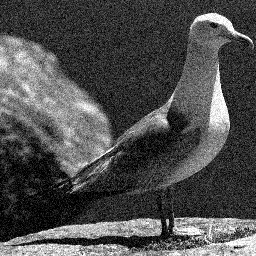
#> input picture Compression/NoisyGull.pgm, 256 x 256 px; its folder holds only this picture in this run
$ python entropyCoder.py
#> lines starting #> are read from the running program, lines starting #| are printed output that depends on the picture
#> further down, img is the input picture: PIL image 256x256 L; min 0, max 255, mean 77.9
import Image
import ImageDraw
from array import array
from numpy import *

resids = []
avgs = []
out = zeros((256,256),dtype=dtype('b'))

def genHist(img, name="default"):
#> called with name = 'preHistNoisyGull'
    histHeight = 120            # Height of the histogram
    histWidth = 256             # Width of the histogram
    multiplerValue = 1       # The multiplier value basically increases
                                # the histogram height so that love values
                                # are easier to see, this in effect chops off
                                # the top of the histogram.
    showFstopLines = True       # True/False to hide outline
    fStopLines = 5


    # Colours to be used
    backgroundColor = (51,51,51)    # Background color
    lineColor = (102,102,102)       # Line color of fStop Markers
    red = (255,60,60)               # Color for the red lines
    green = (51,204,51)             # Color for the green lines
    blue = (0,102,255)              # Color for the blue lines

    hist = img.histogram()
#> hist = 256 values, max 2486 at index 0, min 23 at index 254, mean 256
    histMax = max(hist)
#> histMax = 2486
    xScale = float(histWidth)/len(hist)                     # xScaling
#> xScale = 1
    yScale = float((histHeight)*multiplerValue)/histMax     # yScaling
#> yScale = 0.0483


    im = Image.new("RGBA", (histWidth, histHeight), backgroundColor)
    draw = ImageDraw.Draw(im)


    # Draw Outline is required
    if showFstopLines:
        xmarker = histWidth/fStopLines
        x =0
        for i in range(1,fStopLines+1):
            draw.line((x, 0, x, histHeight), fill=lineColor)
            x+=xmarker
#> after the loop, x = 256
        draw.line((histWidth-1, 0, histWidth-1, 200), fill=lineColor)
        draw.line((0, 0, 0, histHeight), fill=lineColor)


    # Draw the RGB histogram lines
    x=0; c=0;
    for i in hist:
        if int(i)==0: pass
        else:
            color = red
            if c>255: color = green
            if c>511: color = blue
            draw.line((x, histHeight, x, histHeight-(i*yScale)), fill=color)
        if x>255: x=0
        else: x+=1
        c+=1
#> this loop made 256 passes
#> i on passes 1 to 12: 2486, 194, 187, 249, 229, 204, 226, 254, 337, 340, 319, 319
#> after the loop, c = 256; x = 256

    # Now save and show the histogram
    im.save("histogram{}.png".format(name))
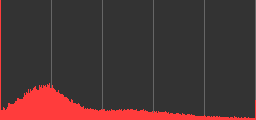
#> saved as histogrampreHistNoisyGull.png: PIL image 256x120 RGBA; mean R, G, B, A 73.7, 52.8, 52.8, 255
    im.show()
def encodeImage(img,name = "default"):
    img.show()
    genHist(img,"preHist{0}".format(name))
    data = img.load()
    size = img.size
#> size = (256, 256)
    out_imag = Image.new("L",img.size)
#> out_imag: PIL image 256x256 L; every value is 0
    pix = out_imag.load()

    for y in xrange(0,size[1]):
        for x in xrange(0,size[0]):
            #FIRST VALUE
            if x ==0 and y == 0:
                pix[x,y] = data[x,y]
            else:
                avg = computeAvg(data,x,y)
                dif = data[x,y]-avg
                if dif <0:
                    dif+=256
                pix[x,y] = dif
    genHist(out_imag,"resid{0}.png".format(name))
    #show_imag.show()
    out_imag.save("encode{0}.png".format(name));
    out_imag.save("encode{0}.pgm".format(name));

    out_imag.show()
    return out_imag


def computeAvg(data, x,y):
#get values around x,y
    sum = 0
    tot = 0;
    try:#top left
        sum += data[x-1,y-1]
        tot +=1
    except:
        pass
    try:#top
        sum += data[x,y-1]
        tot +=1
    except:
        pass
    try:#top-right
        sum += data[x+1,y-1]
        tot +=1
    except:
        pass
    try:#Left
        sum += data[x-1,y]
        tot +=1
    except:
        pass

    avg = sum/tot
    return avg


def decodeImage(img, name = "default"):
    data = img.load()
    out_imag = Image.new("L",img.size)
    pix = out_imag.load()
    for y in xrange(0,img.size[1]):
        for x in xrange(0,img.size[0]):
            resid = data[x,y]
            #FIRST VALUE
            if x == 0 and y == 0:
                pix[x,y]=resid
            else:
                avg = computeAvg(pix,x,y)
                if avg + resid>255:
                    resid -= 256
                pix[x,y] = avg+resid

    out_imag.show()

    return out_imag

name = "NoisyGull"
img = Image.open("{0}.pgm".format(name))
#> (the run stopped early here; a loop or call above may not have finished)
